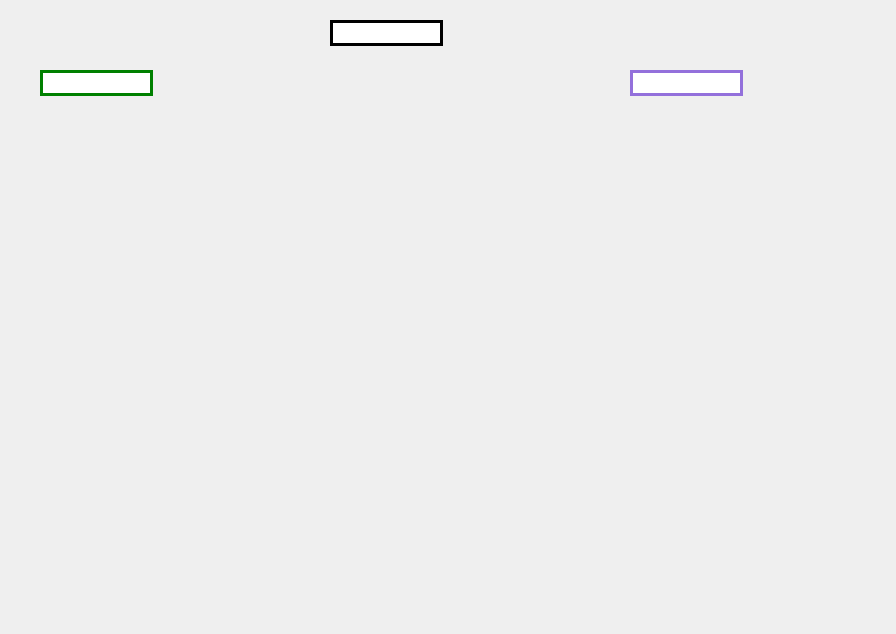
<?xml version="1.0" encoding="UTF-8"?>
<ui version="4.0">
 <class>page4</class>
 <widget class="QDialog" name="page4">
  <property name="geometry">
   <rect>
    <x>0</x>
    <y>0</y>
    <width>896</width>
    <height>634</height>
   </rect>
  </property>
  <property name="windowTitle">
   <string>Dialog</string>
  </property>
  <widget class="QLineEdit" name="lineEdit">
   <property name="geometry">
    <rect>
     <x>330</x>
     <y>20</y>
     <width>113</width>
     <height>26</height>
    </rect>
   </property>
   <property name="styleSheet">
    <string notr="true">background-color: white;
border: 3px solid black;
border-radius: 45px;
</string>
   </property>
  </widget>
  <widget class="QLineEdit" name="Username1">
   <property name="geometry">
    <rect>
     <x>40</x>
     <y>70</y>
     <width>113</width>
     <height>26</height>
    </rect>
   </property>
   <property name="styleSheet">
    <string notr="true">background-color: white;
border: 3px solid green;
border-radius: 45px;
color: green;</string>
   </property>
  </widget>
  <widget class="QLineEdit" name="Username2">
   <property name="geometry">
    <rect>
     <x>630</x>
     <y>70</y>
     <width>113</width>
     <height>26</height>
    </rect>
   </property>
   <property name="styleSheet">
    <string notr="true">background-color: white;
border: 3px solid #9370DB;
border-radius: 45px;
color: #9370DB;</string>
   </property>
  </widget>
 </widget>
 <resources/>
 <connections/>
</ui>
